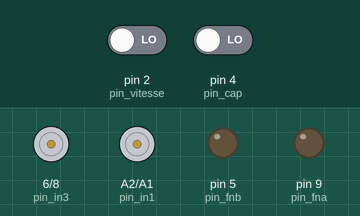
A sketch run on a simulated Arduino Uno, built with avr-gcc and run on an emulated ATmega328P. Shown: motor-driver pin pairs drawn as motors (green arrow = first pin HIGH = forward, orange = second pin HIGH = backward, longer = more drive), output pins drawn as LEDs (lit = HIGH). Inputs (shaded band) come from the test bench; at power-on: pin 2 (pin_vitesse) LOW, pin 4 (pin_cap) LOW.

Above: at 0.1 s.
At 2.1 s:
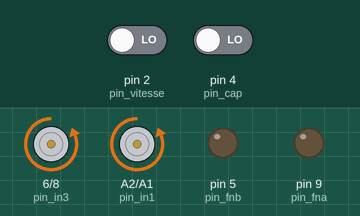
Timing chart, 0 to 3.6 s (numbered marks = the images above):
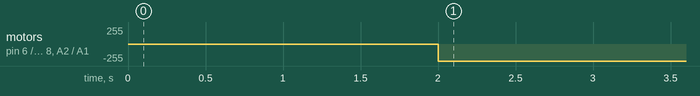

Measured:
- by itself, motor on pin 6 (pin_in3) / pin 8 (pin_in4), motor on A2 (pin_in1) / A1 (pin_in2): stopped → backward 255/255 at 2.0 s

The sketch:

boat_theo.ino
```cpp
short pin_vitesse = 2;
short pin_cap = 4;
short pin_in1 = A2;
short pin_in2 = A1;
short pin_in3 = 6;
short pin_in4 = 8;
short pin_fna = 9;
short pin_fnb = 5;

int vitesse_moteur_1; //vitesses entre -100 (full arrière) et 100 (full avant)
int vitesse_moteur_2;


int telecommande_vitesse;
int telecommande_cap;

void setup() {
  // put your setup code here, to run once:

    pinMode(pin_in1, OUTPUT);
    pinMode(pin_in2, OUTPUT);
    pinMode(pin_in3, OUTPUT);
    pinMode(pin_in4, OUTPUT);
    pinMode(pin_fna, OUTPUT);
    pinMode(pin_fnb, OUTPUT);

    pinMode(pin_vitesse, INPUT);
    pinMode(pin_cap, INPUT);

}

void loop() {
  // put your main code here, to run repeatedly:
  telecommande_vitesse = pulseIn(pin_vitesse, HIGH);
  telecommande_cap = pulseIn(pin_cap, HIGH);


   activer_moteurs(vitesse_moteur_1, vitesse_moteur_2);
}

void activer_moteurs(int vitesse_m1, int vitesse_m2) {
    if (vitesse_m1 > 0) {
        digitalWrite(pin_in1, HIGH);
        digitalWrite(pin_in2, LOW);
    } else {
        digitalWrite(pin_in1, LOW);
        digitalWrite(pin_in2, HIGH);
    }
    if (vitesse_m2 > 0) {
        digitalWrite(pin_in3, HIGH);
        digitalWrite(pin_in4, LOW);
    } else {
        digitalWrite(pin_in3, LOW);
        digitalWrite(pin_in4, HIGH);
    }

    int vitesse_m1_abs = map(abs(vitesse_m1), 0, 100, 0, 255 );
    int vitesse_m2_abs = map(abs(vitesse_m2), 0, 100, 0, 255 );

    analogWrite(pin_fna, vitesse_m1_abs);
    analogWrite(pin_fnb, vitesse_m2_abs);
}
```
